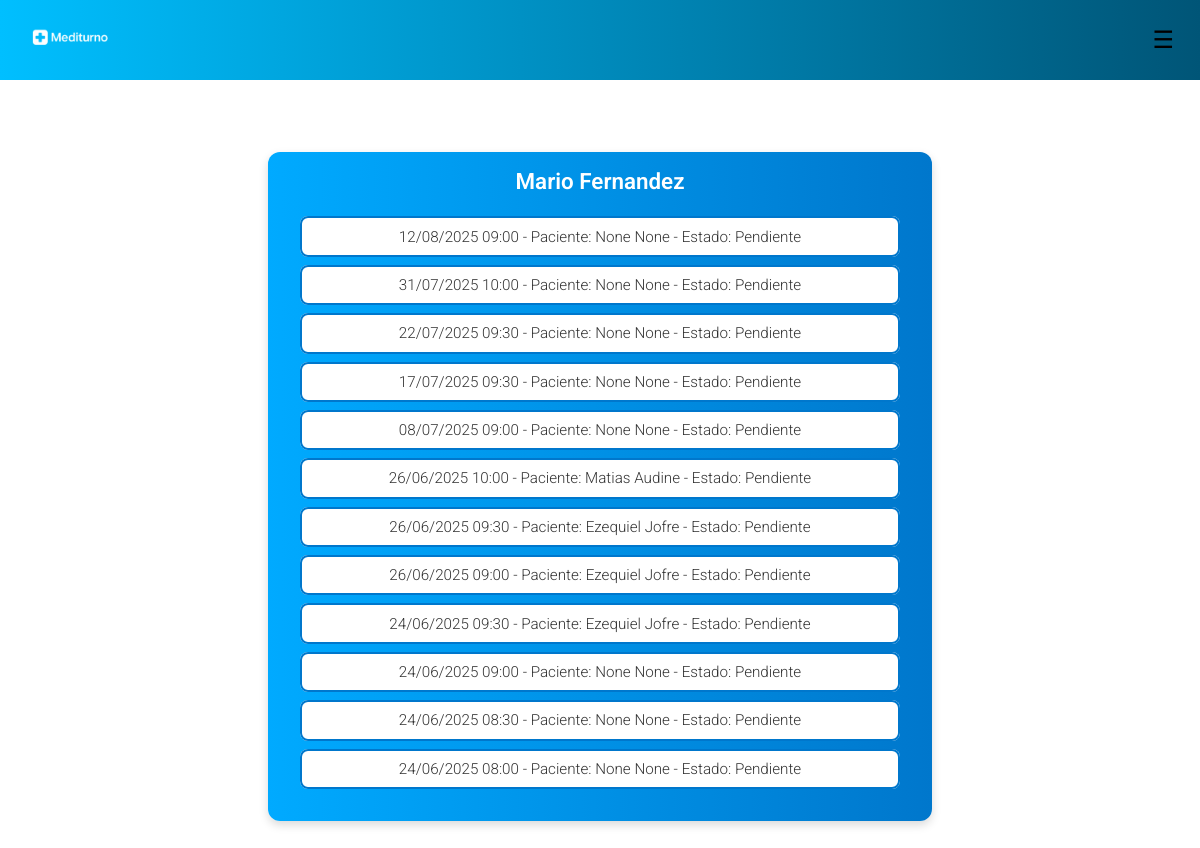
Page /clinic_admin/agenda_medicos/ (signed in) on the committed database.
### users/models.py (models this page shows, shortened)
class MedicoProfile(models.Model):
    user = models.OneToOneField('CustomUser', on_delete=models.CASCADE, related_name='medico_profile')
    especialidades = models.ManyToManyField('Especialidad', related_name='medicos')
    clinica = models.ForeignKey(
        'CustomUser',
        on_delete=models.SET_NULL,
        null=True,
        blank=True,
        limit_choices_to={'role': 'clinic'},
        related_name='medicos_en_clinica'
    )
    matricula = models.CharField(max_length=30)

class CustomUser(AbstractUser):
    objects = CustomUserManager()
    USER_TYPES = (
        ('user', 'User'),
        ('medic', 'Medic'),
        ('clinic', 'Clinic'),
    )
    OBRA_SOCIAL_CHOICES = (
        ('osde', 'OSDE'),
        ('swiss_medical', 'Swiss Medical'),
        ('galeno', 'Galeno'),
        ('medife', 'Medifé'),
        ('other', 'Other')
    )
    CIUDAD_CHOICES = (
        ('villa_gesell', 'Villa Gesell'),
        ('pinamar', 'Pinamar'),
        ('madariaga', 'Madariaga'),
    )
    role = models.CharField(max_length=10, choices=USER_TYPES, default='user', blank=True, null=True)
    obra_social = models.CharField(
        max_length=20,
        choices=OBRA_SOCIAL_CHOICES,
        default='other',
        blank=True,
        null=True
    )
    numero_afiliado = models.CharField(
        max_length=20,
        unique=True,
        null=True,
        blank=True,
        validators=[
            RegexValidator(
                regex=r'^\d{8,12}$',
                message="Número de afiliado debe contener entre 8 y 12 dígitos numéricos",
                code='invalid_numero_afiliado'
            )
        ]
    )
    dni = models.CharField(
        max_length=8,
        null=True,
        blank=True,
        validators=[
            RegexValidator(
                regex=r'^\d{8}$',
                message="El DNI debe contener exactamente 8 dígitos numéricos",
                code='invalid_dni'
            )
        ]
    )
    email = models.EmailField(unique=True)
    nombre = models.CharField(max_length=50,blank=True,null=True)
    apellido = models.CharField(max_length=50, blank=True, null=True)
    fecha_nacimiento = models.DateField(validators=[validate_birth_date], blank=True, null=True)
    telefono = models.CharField(
        max_length=15,
        blank=True,
        null=True,
        validators=[
            RegexValidator(
                regex=r'^\+?\d{7,15}$',
                message="El teléfono debe contener entre 7 y 15 dígitos, opcionalmente con un prefijo internacional.",
                code='invalid_telefono'
            )
        ]
    )
    ciudad = models.CharField(
        max_length=50,
        choices=CIUDAD_CHOICES,
        default='villa_gesell',
        blank=True,
        null=True
    )
    direccion = models.CharField(
        max_length=2048,
        blank=True,
        null=True
    )

### appointments/models.py (models this page shows, shortened)
class Appointment(models.Model):
    ESTADO_CHOICES = [
        ('pendiente', 'Pendiente'),
        ('confirmado', 'Confirmado'),
        ('cancelado', 'Cancelado'),
        ('completado', 'Completado'),
    ]
    paciente = models.ForeignKey(
        settings.AUTH_USER_MODEL,
        on_delete=models.CASCADE,
        related_name='turnos_paciente',
        limit_choices_to={'role': 'user'}
    )
    medico = models.ForeignKey(
        settings.AUTH_USER_MODEL,
        on_delete=models.CASCADE,
        related_name='turnos_medico',
        limit_choices_to={'role': 'medic'}
    )
    clinica = models.ForeignKey(
        settings.AUTH_USER_MODEL,
        blank=True,
        null=True,
        on_delete=models.CASCADE,
        related_name='turnos_clinica',
        limit_choices_to={'role': 'clinic'}
    )
    fecha_inicio = models.DateTimeField()
    fecha_fin = models.DateTimeField()
    estado = models.CharField(max_length=20, choices=ESTADO_CHOICES, default='pendiente')
    motivo = models.TextField(blank=True, null=True)
    creado = models.DateTimeField(auto_now_add=True)
    actualizado = models.DateTimeField(auto_now=True)
    class Meta:
        ordering = ['-fecha_inicio']
        verbose_name = "Turno"
        verbose_name_plural = "Turnos"

### clinic_admin/views.py (the view)
# urls.py: path('agenda_medicos/', views.medicos_y_turnos_view, name='agenda_medicos'),
@login_required
def medicos_y_turnos_view(request):
    clinic_user = request.user
    medicos = MedicoProfile.objects.filter(clinica=clinic_user)
    medicos_con_turnos = []
    for medico in medicos:
        turnos = Appointment.objects.filter(medico=medico.user)
        medicos_con_turnos.append({
            'medico': medico,
            'turnos': turnos,
        })
    return render(request, 'clinic_admin/agenda_medicos.html', {
        'medicos_con_turnos': medicos_con_turnos,
    })

### clinic_admin/templates/clinic_admin/agenda_medicos.html (shortened to what this page needs)
{% load static %}
<!DOCTYPE html>
<html lang="en">
<head>
    <link rel="stylesheet" href="{% static 'clinic_admin/css/agenda.css' %}">
    <link rel="stylesheet" href="{% static 'css/global.css' %}">
</head>
<body>
    {% include "includes/header_admin.html" %}
    <div class="contenido-turnos">
        {% for item in medicos_con_turnos %}
        <div class="medico-card">
            <h3>{{ item.medico.user.nombre }} {{ item.medico.user.apellido }}</h3>
            <ul>
                {% for turno in item.turnos %}
                    {% if turno.estado != 'cancelado' %}
                    <li>
                        {{ turno.fecha_inicio|date:"d/m/Y H:i" }} - Paciente:
                        {% if turno.paciente %}
                        {{ turno.paciente.nombre }} {{ turno.paciente.apellido }}
                        {% else %}
                            (Sin paciente)
                        {% endif %}
                        - Estado: {{ turno.get_estado_display }}
                    </li>
                    {% endif %}
                {% empty %}
                <li>No hay turnos para este médico.</li>
                {% endfor %}
            </ul>
        </div>
        {% empty %}
        <p>No hay médicos asociados a esta clínica.</p>
        {% endfor %}
    </div>
</body>
</html>

### static/clinic_admin/css/agenda.css (style rules this page uses)
.contenido-turnos { max-width: 800px; margin: 2rem auto; text-align: center; padding: 1rem; }
.medico-card { background: linear-gradient(to right, #00aaff, #0077cc); color: white; padding: 1rem 2rem; margin: 1.5rem auto; border-radius: 12px; box-shadow: 0 4px 10px rgba(0, 0, 0, 0.15); max-width: 600px; text-align: center; }
.medico-card h3 { margin-top: 0; font-size: 1.4rem; font-weight: 600; color: #ffffff; }
.medico-card ul { list-style: none; padding: 0; margin-top: 1rem; }
.medico-card li { background-color: #ffffff; color: #333; margin: 0.5rem 0; padding: 0.7rem 1rem; border-radius: 8px; box-shadow: inset 0 0 0 2px #0077cc; font-size: 0.95rem; }

### static/css/global.css (style rules this page uses)
:root { --background-color: white; --text-color: black; --text-shadow-color: #e0e0e0; --header-gradient: linear-gradient(to right, #00bfff, #005577); --menu-gradient: linear-gradient(to right, #005577, #00bfff); --mobile-menu-gradient: linear-gradient(to left, #00bfff, #004e73); --button-color: #005577; --shadow-color: rgba(0, 0, 0, 0.2); }
body { background-color: var(--background-color); color: var(--text-color); transition: background-color 0.3s ease, color 0.3s ease; margin: 0; font-family: 'Roboto', sans-serif; font-weight: 300; }
a, p, h1, h2, h3 { color: var(--text-color); }

### rows in the picture
MedicoProfile: medico.user.nombre "Mario", medico.user.apellido "Fernandez"
Appointment: fecha_inicio "12/08/2025 09:00", paciente.nombre "None", paciente.apellido "None", estado "Pendiente"
Appointment: fecha_inicio "31/07/2025 10:00", paciente.nombre "None", paciente.apellido "None", estado "Pendiente"
Appointment: fecha_inicio "22/07/2025 09:30", paciente.nombre "None", paciente.apellido "None", estado "Pendiente"
Appointment: fecha_inicio "17/07/2025 09:30", paciente.nombre "None", paciente.apellido "None", estado "Pendiente"
Appointment: fecha_inicio "08/07/2025 09:00", paciente.nombre "None", paciente.apellido "None", estado "Pendiente"
Appointment: fecha_inicio "26/06/2025 10:00", paciente.nombre "Matias", paciente.apellido "Audine", estado "Pendiente"
Appointment: fecha_inicio "26/06/2025 09:30", paciente.nombre "Ezequiel", paciente.apellido "Jofre", estado "Pendiente"
Appointment: fecha_inicio "26/06/2025 09:00", paciente.nombre "Ezequiel", paciente.apellido "Jofre", estado "Pendiente"
Appointment: fecha_inicio "24/06/2025 09:30", paciente.nombre "Ezequiel", paciente.apellido "Jofre", estado "Pendiente"
Appointment: fecha_inicio "24/06/2025 09:00", paciente.nombre "None", paciente.apellido "None", estado "Pendiente"
Appointment: fecha_inicio "24/06/2025 08:30", paciente.nombre "None", paciente.apellido "None", estado "Pendiente"
Appointment: fecha_inicio "24/06/2025 08:00", paciente.nombre "None", paciente.apellido "None", estado "Pendiente"
